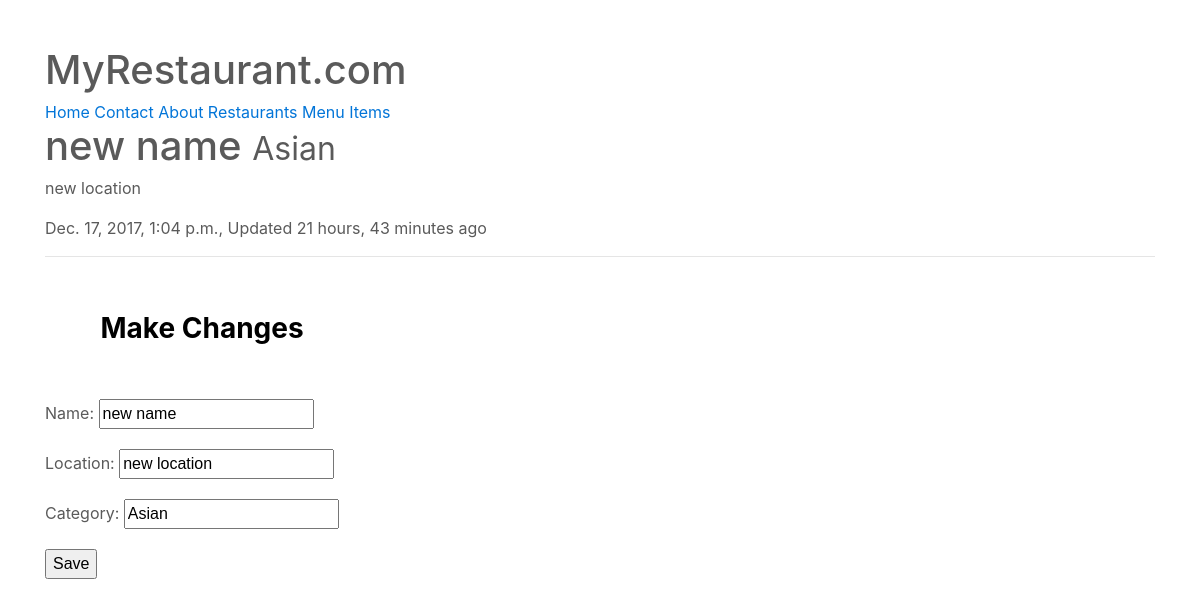
Before: /restaurants/new-name-yrxt/ (signed in) with the older database file.
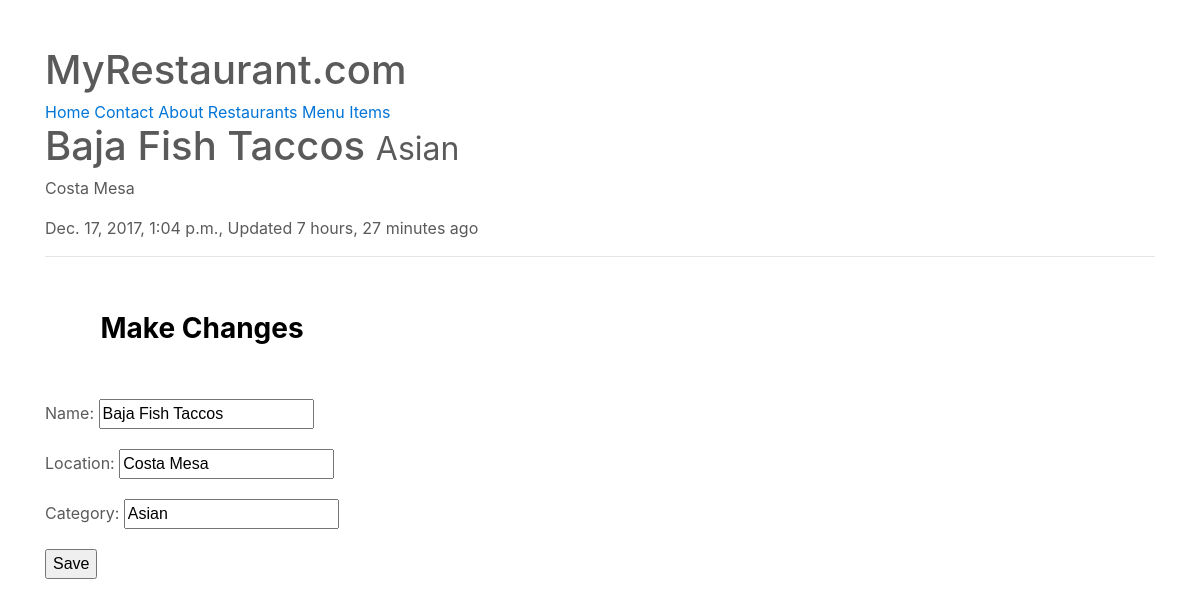
After: the same page with the newer database file.
### restaurants/models.py (models this page shows, shortened)
class RestaurantLocation(models.Model):
	owner			= models.ForeignKey(User)
	name			= models.CharField(max_length=120)
	location		= models.CharField(max_length=120, null=True, blank=True)
	category		= models.CharField(max_length=120, null=True, blank=True, validators=[validate_category])
	timestamp		= models.DateTimeField(auto_now_add=True)
	updated			= models.DateTimeField(auto_now=True)
	slug			= models.SlugField(null=True, blank=True)
	objects = RestaurantLocationManager() # add Model.objects.all()
	@property
	def title(self):
		return self.name

### restaurants/views.py (the view)
# urls.py: url(r'^(?P<slug>[\w-]+)/$', RestaurantUpdateView.as_view(), name='detail'),
class RestaurantUpdateView(LoginRequiredMixin, UpdateView):
	form_class = RestaurantLocationCreateForm
	template_name = 'restaurants/detail-update.html'
	def get_context_data(self, *args, **kwargs):
		context = super(RestaurantUpdateView, self).get_context_data(*args, **kwargs)
		name = self.get_object().name
		context['title'] = 'Update Restaurant:%s'% name
		return context
	def get_queryset(self):
		return RestaurantLocation.objects.filter(owner=self.request.user)

### restaurants/forms.py (shortened to what this page needs)
class RestaurantLocationCreateForm(forms.ModelForm):
	class Meta:
		model = RestaurantLocation
		fields = [
			'name',
			'location',
			'category'
		]

### restaurants/models.py (called while the page is built)
	def get_queryset(self): #RestaurantLocation.objects.search()
		return RestaurantLocationQuerySet(self.model, using=self._db)

### restaurants/templates/restaurants/detail-update.html (shortened to what this page needs)
{% extends "base.html" %}
{% block content %}
<h1>{{ form.instance.title }} <small> {{ form.instance.category }}</small></h1>
<p>{{ form.instance.location }}</p>
<p>{{ form.instance.timestamp }}, Updated {{ form.instance.updated|timesince }} ago</p>
<hr/>
<h3>Make Changes</h3>
{% include 'snippets/form-snippet.html' with form=form %}
{% endblock %}

### templates/snippets/form-snippet.html (shortened to what this page needs)
{% block content %}
<form method='POST'>{% csrf_token %}
	{{ form.as_p }}
	<button type='submit'>Save</button>
</form>
{% endblock %}

Changed rows visible on the page:
changed RestaurantLocation "Asian": instance "new name" → "Baja Fish Taccos"; instance.location "new location" → "Costa Mesa"; instance.updated "21 hours, 43 minutes" → "7 hours, 27 minutes"; name "new name" → "Baja Fish Taccos"; location "new location" → "Costa Mesa"
